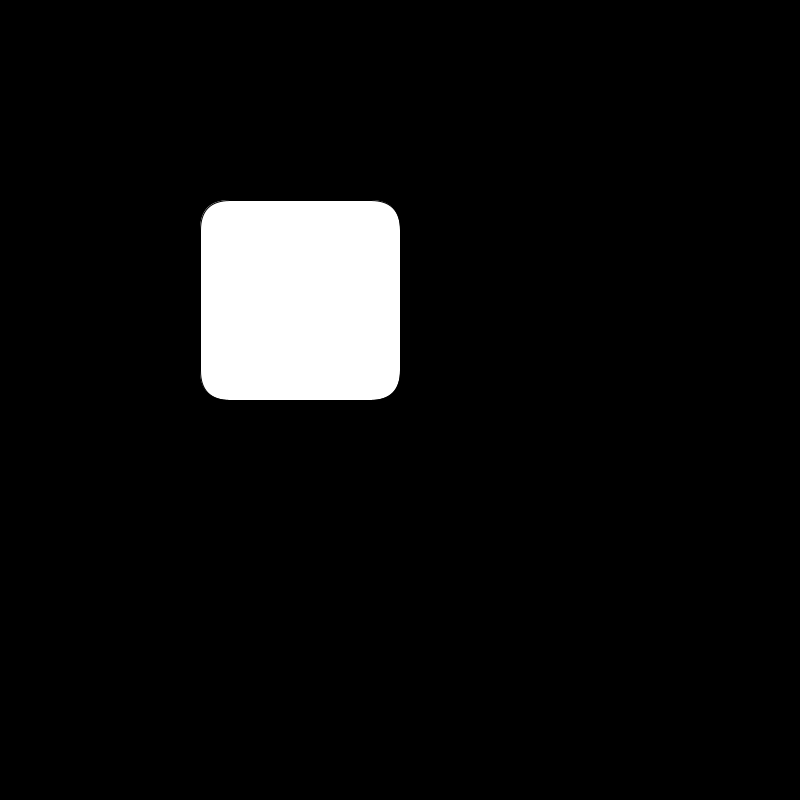
Frame 1 (no input)
Frame 60 (the mouse pressed at the canvas centre just before this capture): identical to frame 1, image omitted
Frame 120 (the mouse held since frame 60 and released just before this capture): identical to frame 1, image omitted

The Processing sketch that drew this single still picture (run headless with seeded random() and noise(); from frame 60 on, the mouse is pressed at the canvas centre):

// Processing sketch: H12O6
// ── H12O6.pde
int Yloc = 200;
int Xloc = 200;
int snelHeid = 2;

void setup(){
    size(800,800);
}

void draw(){
  background(0,0,0);
  rect(Xloc,Yloc,200,200,30);
}

void keyPressed(){
  if(key == 'a'){
    Xloc = Xloc - snelHeid;
  }if(key == 'd'){
    Xloc = Xloc + snelHeid;
  }
  if(key == 'w'){
    Yloc = Yloc - snelHeid;
  }if(key == 's'){
    Yloc = Yloc + snelHeid;
  }
}
